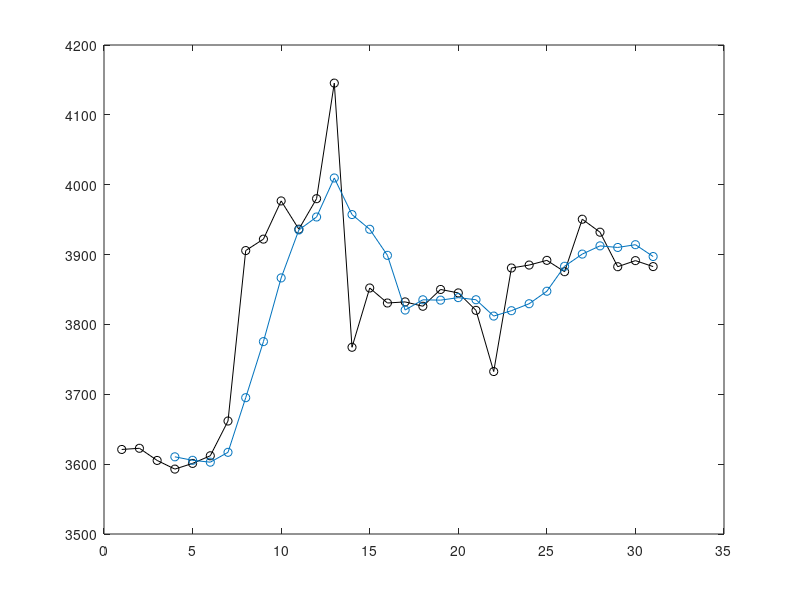

The MATLAB source for this figure: (Note: this script raises an error after producing the figure.)

      close all
      
load bitcoindata
v = struct2cell(data.bpi);
v = cat(1,v{:});
plot(v,'-ko')
for i = 4:31
    z(i) = (v(i)+v(i-1)+v(i-2)+v(i-3))/4;
end
z(1:3) = NaN;  % not a number
hold on, plot(z,'-o')
					
      if length(get(0,'children')) > 0
        set(gcf,'paperpos',[0 0 5 2.75])
        print -dsvg so_conv_bitcoin2.svg
      end
      
      
